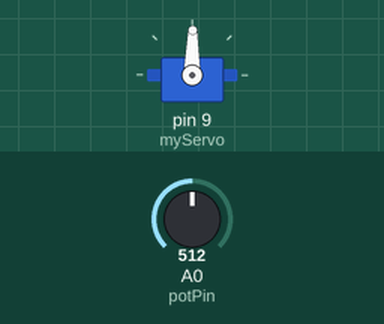
The sketch below on a simulated Arduino Uno, built with avr-gcc and run on an emulated ATmega328P. Parts: servo. The test bench sets the inputs (shaded band); at power-on: A0 (potPin) = 512. What the sketch prints to the serial monitor is not drawn.

Above: at 1.3 s.
1.4 s: A0 (potPin) set to 716
At 2.6 s:
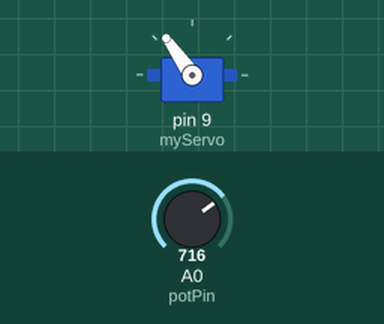
3.5 s: A0 (potPin) set to 900
At 5.3 s:
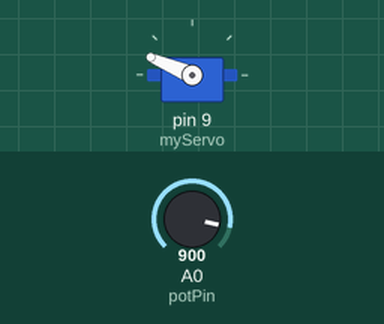
5.6 s: A0 (potPin) set to 1023
At 6.7 s:
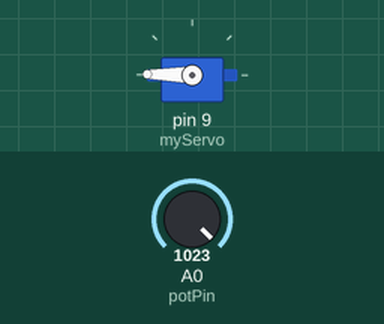
7.6 s: A0 (potPin) set to 306
At 9.3 s:
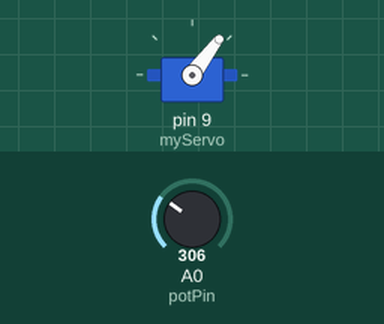
9.7 s: A0 (potPin) set to 122
At 10.8 s:
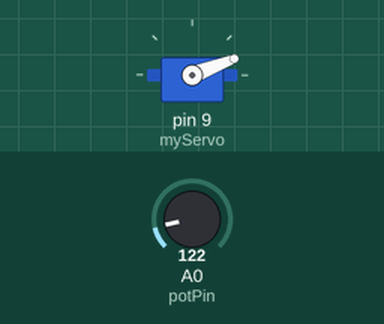
11.7 s: A0 (potPin) set to 511
At 13.4 s:
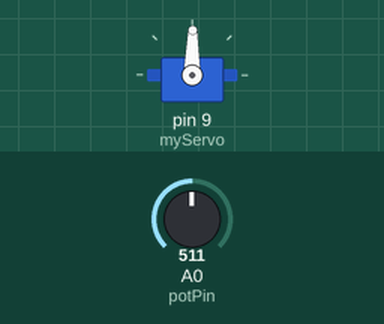
Timing chart, 0 to 14.8 s (numbered marks = the images above; inputs shaded):
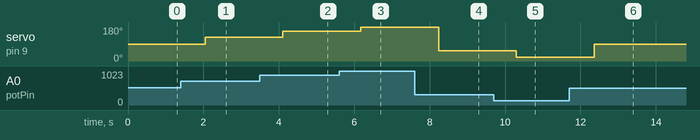

Measured:
- after the input at 1.4 s, servo on pin 9 (myServo): 89° → 125° after 0.65 s
- after the input at 3.5 s, servo on pin 9 (myServo): 125° → 157° after 0.61 s
- after the input at 5.6 s, servo on pin 9 (myServo): 157° → 179° after 0.57 s
- after the input at 7.6 s, servo on pin 9 (myServo): 179° → 53° after 0.64 s
- after the input at 9.7 s, servo on pin 9 (myServo): 53° → 21° after 0.60 s
- after the input at 11.7 s, servo on pin 9 (myServo): 21° → 89° after 0.66 s

The sketch:

montage5.ino
```cpp
/*
 * projet 5
 * Réalisé par Kunsangabo ndongala Berfy
 */

#include <Servo.h>

Servo myServo;

int const potPin=A0;/*entrée analogique du potentiomètre */
int potVal;
int angle;

void setup(){
  Serial.begin(9600);
  myServo.attach(9);

  }


void loop(){
  potVal=analogRead(potPin);
  Serial.print("potVal : ");
  delay(500);
  Serial.print(potVal);

  angle=map(potVal,0,1023,0,179);
  Serial.print(" , angle : ");
  Serial.print(angle);
  myServo.write(angle);
  delay(15);
  }
```
